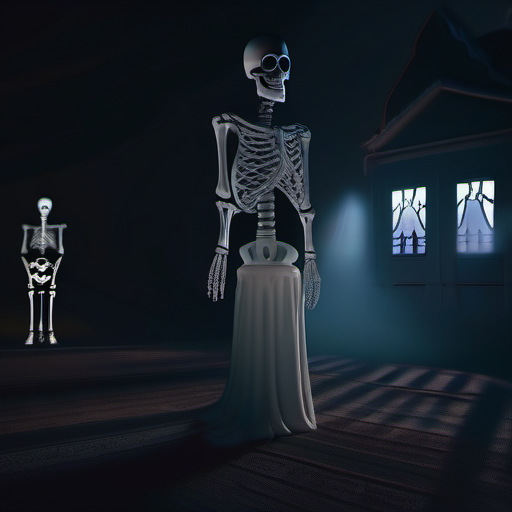
#> input picture cw_3/ghost1.png, 512 x 512 px
$ python denoise.py
#> lines starting #> are read from the running program, lines starting #| are printed output that depends on the picture; after the words box and inside, x2 and y2 are one past the last pixel; in counts of white or black regions, pixels touching at a corner belong together
import cv2 as cv
import random

img = cv.imread('ghost1.png',cv.IMREAD_GRAYSCALE)
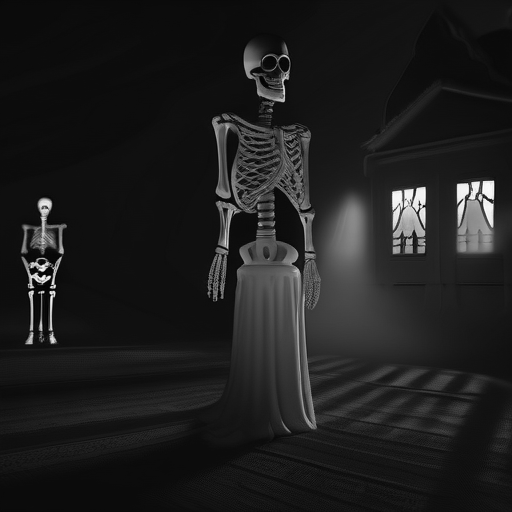
#> img: shape (512, 512); min 0, max 255, mean 30.3
density_salt = 0.2
density_pepper = 0.2

#Set number of white pixel (salt)
number_of_white_pixel =int(density_salt * (img.shape[0] * img.shape[1]))
#> number_of_white_pixel = 52428

#Add salt to the image (white noise)
for i in range(number_of_white_pixel):
    y_coord = random.randint(0, img.shape[0] -1)
    x_coord = random.randint(0, img.shape[1]-1)
    img[y_coord][x_coord]= 255
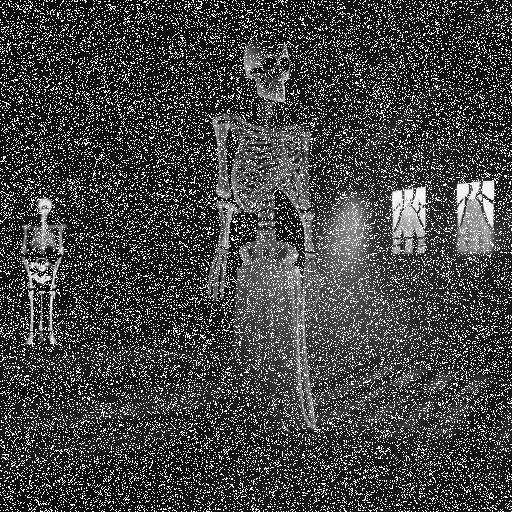
#> img: shape (512, 512); 18.13% of pixels changed, all inside (x1, y1, x2, y2) = (0, 0, 512, 512)

#set number of black pixel (pepper)
number_of_black_pixel = int(density_pepper * (img.shape[0] * img.shape[1]))
#> number_of_black_pixel = 52428

#Add pepper to the image
for i in range(number_of_black_pixel):
    y_coord = random.randint(0, img.shape[0]-1)
    x_coord = random.randint(0, img.shape[1]-1)
    img[y_coord][x_coord]= 0
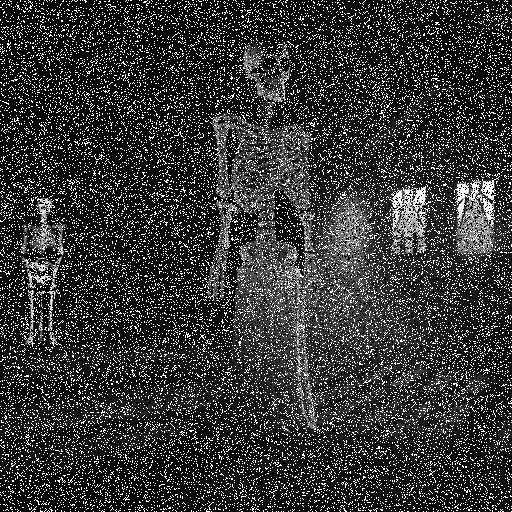
#> img: shape (512, 512); 18.12% of pixels changed, all inside (x1, y1, x2, y2) = (0, 0, 512, 512)

# Show the image with noise
cv.imshow('denoise_resault_window', img)
cv.waitKey(0)
cv.destroyAllWindows()
cv.imwrite('resault_image.png', img)
